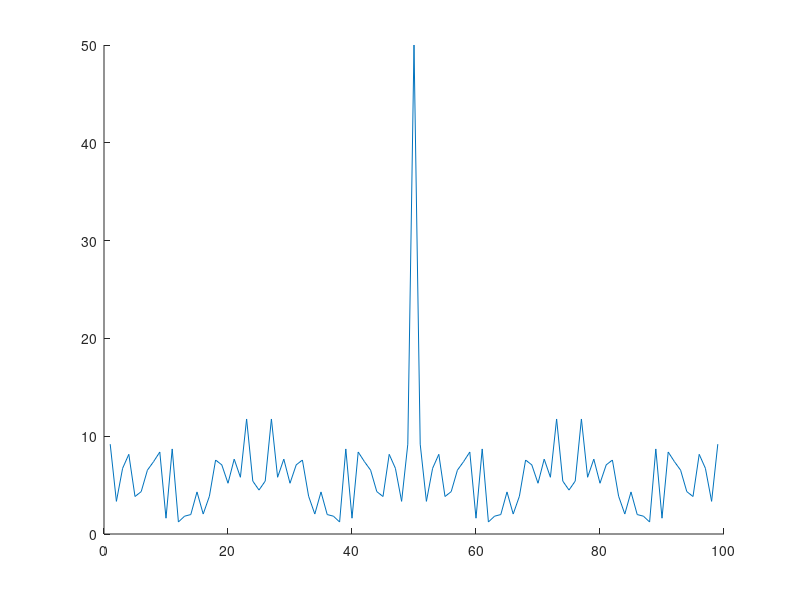

Here is the MATLAB script that generated this plot:
function [ r ] = pcorr( x , y)
% ~~~~~~~~~~~~~~~~~~~~~~~~~~~~~~~~~~~~~~~~~~~~~~~~~~~~~~~~~~~~~~~~~~~~~~~~~
% Copyright (c) 2020, <Mohammad Alaee>, website: https://radarmimo.com/
% All rights reserved.
% ~~~~~~~~~~~~~~~~~~~~~~~~~~~~~~~~~~~~~~~~~~~~~~~~~~~~~~~~~~~~~~~~~~~~~~~~~
% Redistribution and use in source and binary forms, with or without
% modification, are permitted provided that the following conditions are met:
% 1. Redistributions of source code must retain the above copyright
%    notice, this list of conditions and the following disclaimer.
% 2. Redistributions in binary form must reproduce the above copyright
%    notice, this list of conditions and the following disclaimer in the
%    documentation and/or other materials provided with the distribution.
% 3. All advertising materials mentioning features or use of this software
%    must display the following acknowledgement:
%    "This product includes software developed by <Mohammad Alaee>,
%    https://radarmimo.com/"
%
% THIS SOFTWARE IS PROVIDED BY <COPYRIGHT HOLDER> ''AS IS'' AND ANY
% EXPRESS OR IMPLIED WARRANTIES, INCLUDING, BUT NOT LIMITED TO, THE IMPLIED
% WARRANTIES OF MERCHANTABILITY AND FITNESS FOR A PARTICULAR PURPOSE ARE
% DISCLAIMED. IN NO EVENT SHALL <COPYRIGHT HOLDER> BE LIABLE FOR ANY
% DIRECT, INDIRECT, INCIDENTAL, SPECIAL, EXEMPLARY, OR CONSEQUENTIAL DAMAGES
% (INCLUDING, BUT NOT LIMITED TO, PROCUREMENT OF SUBSTITUTE GOODS OR SERVICES;
% LOSS OF USE, DATA, OR PROFITS; OR BUSINESS INTERRUPTION) HOWEVER CAUSED AND
% ON ANY THEORY OF LIABILITY, WHETHER IN CONTRACT, STRICT LIABILITY, OR TORT
% (INCLUDING NEGLIGENCE OR OTHERWISE) ARISING IN ANY WAY OUT OF THE USE OF THIS
% SOFTWARE, EVEN IF ADVISED OF THE POSSIBILITY OF SUCH DAMAGE.
% ~~~~~~~~~~~~~~~~~~~~~~~~~~~~~~~~~~~~~~~~~~~~~~~~~~~~~~~~~~~~~~~~~~~~~~~~~
% Website: https://radarmimo.com/
% Email: info@radarmimo.com, mohammad.alaee@uni.lu, mmalaee@yahoo.com
% Code written by : Mohammad Alaee
% Last update : 2016
% ~~~~~~~~~~~~~~~~~~~~~~~~~~~~~~~~~~~~~~~~~~~~~~~~~~~~~~~~~~~~~~~~~~~~~~~~~
if ~exist('x','var')
    N           = 50; % sequence length
    phi         = (2*rand(N,1)-1)*pi;
    x           = exp(1i * phi);
end
if ~exist('y','var')
    y           = x;
end

x               = x(:);
N               = length(x);
r               = zeros(2*N-1,1);
pc1             = ifft(fft(x).*conj(fft(y)));
r(N:end)        = pc1;
r(1:N-1)        = pc1(end:-1:2);
    
if nargout == 0
    figure;
    hold all;
    plot(abs(r))
    r = [];
end
end

